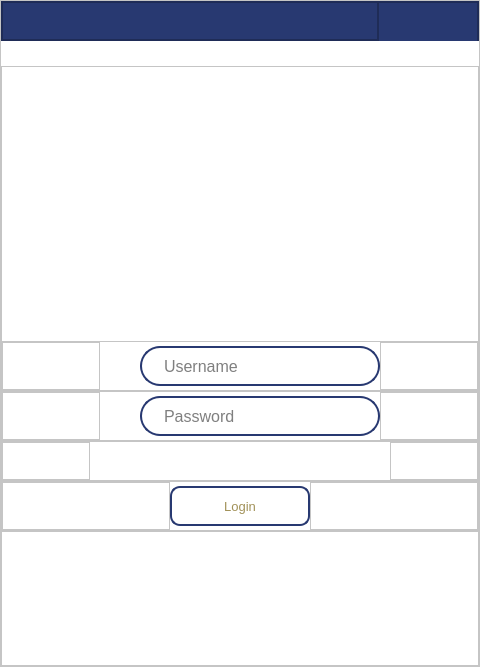
<?xml version="1.0" encoding="UTF-8"?>
<ui version="4.0">
 <class>Login_window</class>
 <widget class="QMainWindow" name="Login_window">
  <property name="geometry">
   <rect>
    <x>0</x>
    <y>0</y>
    <width>480</width>
    <height>667</height>
   </rect>
  </property>
  <property name="windowTitle">
   <string>MainWindow</string>
  </property>
  <widget class="QWidget" name="centralwidget">
   <layout class="QVBoxLayout" name="verticalLayout">
    <property name="spacing">
     <number>0</number>
    </property>
    <property name="leftMargin">
     <number>0</number>
    </property>
    <property name="topMargin">
     <number>0</number>
    </property>
    <property name="rightMargin">
     <number>0</number>
    </property>
    <property name="bottomMargin">
     <number>0</number>
    </property>
    <item>
     <widget class="QFrame" name="frame">
      <property name="maximumSize">
       <size>
        <width>480</width>
        <height>680</height>
       </size>
      </property>
      <property name="styleSheet">
       <string notr="true">background-color: rgb(255, 255, 255)</string>
      </property>
      <property name="frameShape">
       <enum>QFrame::StyledPanel</enum>
      </property>
      <property name="frameShadow">
       <enum>QFrame::Raised</enum>
      </property>
      <layout class="QVBoxLayout" name="verticalLayout_3">
       <property name="spacing">
        <number>0</number>
       </property>
       <property name="leftMargin">
        <number>0</number>
       </property>
       <property name="topMargin">
        <number>0</number>
       </property>
       <property name="rightMargin">
        <number>0</number>
       </property>
       <property name="bottomMargin">
        <number>0</number>
       </property>
       <item>
        <widget class="QFrame" name="frame_top">
         <property name="minimumSize">
          <size>
           <width>0</width>
           <height>40</height>
          </size>
         </property>
         <property name="maximumSize">
          <size>
           <width>16777215</width>
           <height>40</height>
          </size>
         </property>
         <property name="styleSheet">
          <string notr="true">background-color: rgb(40, 57, 113);</string>
         </property>
         <property name="frameShape">
          <enum>QFrame::StyledPanel</enum>
         </property>
         <property name="frameShadow">
          <enum>QFrame::Sunken</enum>
         </property>
         <layout class="QHBoxLayout" name="horizontalLayout_2">
          <property name="spacing">
           <number>0</number>
          </property>
          <property name="leftMargin">
           <number>0</number>
          </property>
          <property name="topMargin">
           <number>0</number>
          </property>
          <property name="rightMargin">
           <number>0</number>
          </property>
          <property name="bottomMargin">
           <number>0</number>
          </property>
          <item>
           <widget class="QFrame" name="frame_2">
            <property name="frameShape">
             <enum>QFrame::StyledPanel</enum>
            </property>
            <property name="frameShadow">
             <enum>QFrame::Raised</enum>
            </property>
           </widget>
          </item>
          <item>
           <widget class="QFrame" name="frame_7">
            <property name="minimumSize">
             <size>
              <width>100</width>
              <height>40</height>
             </size>
            </property>
            <property name="maximumSize">
             <size>
              <width>100</width>
              <height>40</height>
             </size>
            </property>
            <property name="frameShape">
             <enum>QFrame::StyledPanel</enum>
            </property>
            <property name="frameShadow">
             <enum>QFrame::Raised</enum>
            </property>
            <layout class="QHBoxLayout" name="horizontalLayout" stretch="0,0">
             <property name="spacing">
              <number>0</number>
             </property>
             <property name="leftMargin">
              <number>0</number>
             </property>
             <property name="topMargin">
              <number>0</number>
             </property>
             <property name="rightMargin">
              <number>0</number>
             </property>
             <property name="bottomMargin">
              <number>0</number>
             </property>
             <item>
              <widget class="QPushButton" name="btn_minimize">
               <property name="minimumSize">
                <size>
                 <width>40</width>
                 <height>40</height>
                </size>
               </property>
               <property name="maximumSize">
                <size>
                 <width>40</width>
                 <height>40</height>
                </size>
               </property>
               <property name="styleSheet">
                <string notr="true">QPushButton {
	image: url(:/20x20/icons/20x20/cil-minus.png);
	border: none;
	background-color: transparent;
}
QPushButton:hover {
	background-color: rgb(138, 123, 75);
}
QPushButton:pressed {	
	background-color: rgb(161, 145, 88);
}</string>
               </property>
               <property name="text">
                <string/>
               </property>
              </widget>
             </item>
             <item>
              <widget class="QPushButton" name="btn_close">
               <property name="minimumSize">
                <size>
                 <width>40</width>
                 <height>40</height>
                </size>
               </property>
               <property name="maximumSize">
                <size>
                 <width>40</width>
                 <height>40</height>
                </size>
               </property>
               <property name="styleSheet">
                <string notr="true">QPushButton {
	
	image: url(:/20x20/icons/20x20/cil-x.png);
	border: none;
	background-color: transparent;
}
QPushButton:hover {
	background-color: rgb(138, 123, 75);
}
QPushButton:pressed {	
	background-color: rgb(161, 145, 88);
}</string>
               </property>
               <property name="text">
                <string/>
               </property>
              </widget>
             </item>
            </layout>
           </widget>
          </item>
         </layout>
        </widget>
       </item>
       <item>
        <widget class="QFrame" name="frame_3">
         <property name="minimumSize">
          <size>
           <width>0</width>
           <height>300</height>
          </size>
         </property>
         <property name="maximumSize">
          <size>
           <width>16777215</width>
           <height>250</height>
          </size>
         </property>
         <property name="styleSheet">
          <string notr="true">image: url(:/login_logo/icons/user-4250 (1).png);</string>
         </property>
         <property name="frameShape">
          <enum>QFrame::StyledPanel</enum>
         </property>
         <property name="frameShadow">
          <enum>QFrame::Raised</enum>
         </property>
        </widget>
       </item>
       <item>
        <widget class="QFrame" name="frame_6">
         <property name="minimumSize">
          <size>
           <width>0</width>
           <height>50</height>
          </size>
         </property>
         <property name="maximumSize">
          <size>
           <width>16777215</width>
           <height>50</height>
          </size>
         </property>
         <property name="frameShape">
          <enum>QFrame::StyledPanel</enum>
         </property>
         <property name="frameShadow">
          <enum>QFrame::Raised</enum>
         </property>
         <layout class="QHBoxLayout" name="horizontalLayout_4">
          <property name="spacing">
           <number>0</number>
          </property>
          <property name="leftMargin">
           <number>0</number>
          </property>
          <property name="topMargin">
           <number>0</number>
          </property>
          <property name="rightMargin">
           <number>0</number>
          </property>
          <property name="bottomMargin">
           <number>0</number>
          </property>
          <item>
           <widget class="QFrame" name="frame_13">
            <property name="frameShape">
             <enum>QFrame::StyledPanel</enum>
            </property>
            <property name="frameShadow">
             <enum>QFrame::Raised</enum>
            </property>
           </widget>
          </item>
          <item>
           <widget class="QFrame" name="frame_4">
            <property name="minimumSize">
             <size>
              <width>40</width>
              <height>40</height>
             </size>
            </property>
            <property name="maximumSize">
             <size>
              <width>40</width>
              <height>40</height>
             </size>
            </property>
            <property name="styleSheet">
             <string notr="true">image: url(:/login_logo/icons/person-295.png);
background-color: transparent</string>
            </property>
            <property name="frameShape">
             <enum>QFrame::StyledPanel</enum>
            </property>
            <property name="frameShadow">
             <enum>QFrame::Raised</enum>
            </property>
           </widget>
          </item>
          <item>
           <widget class="QLineEdit" name="username">
            <property name="minimumSize">
             <size>
              <width>240</width>
              <height>40</height>
             </size>
            </property>
            <property name="maximumSize">
             <size>
              <width>240</width>
              <height>40</height>
             </size>
            </property>
            <property name="font">
             <font>
              <family>Segoe UI</family>
              <pointsize>12</pointsize>
             </font>
            </property>
            <property name="styleSheet">
             <string notr="true">QLineEdit{
	border: 2px solid rgb(40, 57, 113);
	border-radius: 20px;
	color: rgb(0, 0, 0);
	padding-left: 20px;
	padding-right: 20px;
	background-color: transparent;
}
QLineEdit:hover{
	border: 2px solid rgb(64, 92, 182)
}
QLineEdit:focus{
	border: 2px solid rgb(40, 57, 113);
	background-color: transparent
}</string>
            </property>
            <property name="placeholderText">
             <string>Username</string>
            </property>
           </widget>
          </item>
          <item>
           <widget class="QFrame" name="frame_14">
            <property name="frameShape">
             <enum>QFrame::StyledPanel</enum>
            </property>
            <property name="frameShadow">
             <enum>QFrame::Raised</enum>
            </property>
           </widget>
          </item>
         </layout>
        </widget>
       </item>
       <item>
        <widget class="QFrame" name="frame_8">
         <property name="minimumSize">
          <size>
           <width>0</width>
           <height>50</height>
          </size>
         </property>
         <property name="maximumSize">
          <size>
           <width>16777215</width>
           <height>50</height>
          </size>
         </property>
         <property name="frameShape">
          <enum>QFrame::StyledPanel</enum>
         </property>
         <property name="frameShadow">
          <enum>QFrame::Raised</enum>
         </property>
         <layout class="QHBoxLayout" name="horizontalLayout_3">
          <property name="spacing">
           <number>0</number>
          </property>
          <property name="leftMargin">
           <number>0</number>
          </property>
          <property name="topMargin">
           <number>0</number>
          </property>
          <property name="rightMargin">
           <number>0</number>
          </property>
          <property name="bottomMargin">
           <number>0</number>
          </property>
          <item>
           <widget class="QFrame" name="frame_18">
            <property name="frameShape">
             <enum>QFrame::StyledPanel</enum>
            </property>
            <property name="frameShadow">
             <enum>QFrame::Raised</enum>
            </property>
           </widget>
          </item>
          <item>
           <widget class="QFrame" name="frame_5">
            <property name="minimumSize">
             <size>
              <width>40</width>
              <height>40</height>
             </size>
            </property>
            <property name="maximumSize">
             <size>
              <width>40</width>
              <height>40</height>
             </size>
            </property>
            <property name="styleSheet">
             <string notr="true">image: url(:/login_logo/icons/padlock-328.png);
background-color: transparent</string>
            </property>
            <property name="frameShape">
             <enum>QFrame::StyledPanel</enum>
            </property>
            <property name="frameShadow">
             <enum>QFrame::Raised</enum>
            </property>
           </widget>
          </item>
          <item>
           <widget class="QLineEdit" name="password">
            <property name="minimumSize">
             <size>
              <width>240</width>
              <height>40</height>
             </size>
            </property>
            <property name="maximumSize">
             <size>
              <width>240</width>
              <height>40</height>
             </size>
            </property>
            <property name="font">
             <font>
              <family>Segoe UI</family>
              <pointsize>12</pointsize>
             </font>
            </property>
            <property name="styleSheet">
             <string notr="true">QLineEdit{
	border: 2px solid rgb(40, 57, 113);
	border-radius: 20px;
	color: rgb(0, 0, 0);
	padding-left: 20px;
	padding-right: 20px;
	background-color: transparent;
}
QLineEdit:hover{
	border: 2px solid rgb(64, 92, 182)
}
QLineEdit:focus{
	border: 2px solid rgb(40, 57, 113);
	background-color: transparent
}</string>
            </property>
            <property name="echoMode">
             <enum>QLineEdit::Password</enum>
            </property>
            <property name="placeholderText">
             <string>Password</string>
            </property>
           </widget>
          </item>
          <item>
           <widget class="QFrame" name="frame_20">
            <property name="frameShape">
             <enum>QFrame::StyledPanel</enum>
            </property>
            <property name="frameShadow">
             <enum>QFrame::Raised</enum>
            </property>
           </widget>
          </item>
         </layout>
        </widget>
       </item>
       <item>
        <widget class="QFrame" name="frame_17">
         <property name="minimumSize">
          <size>
           <width>0</width>
           <height>40</height>
          </size>
         </property>
         <property name="maximumSize">
          <size>
           <width>16777215</width>
           <height>40</height>
          </size>
         </property>
         <property name="frameShape">
          <enum>QFrame::StyledPanel</enum>
         </property>
         <property name="frameShadow">
          <enum>QFrame::Raised</enum>
         </property>
         <layout class="QHBoxLayout" name="horizontalLayout_6">
          <property name="spacing">
           <number>0</number>
          </property>
          <property name="leftMargin">
           <number>0</number>
          </property>
          <property name="topMargin">
           <number>0</number>
          </property>
          <property name="rightMargin">
           <number>0</number>
          </property>
          <property name="bottomMargin">
           <number>0</number>
          </property>
          <item>
           <widget class="QFrame" name="frame_21">
            <property name="frameShape">
             <enum>QFrame::StyledPanel</enum>
            </property>
            <property name="frameShadow">
             <enum>QFrame::Raised</enum>
            </property>
           </widget>
          </item>
          <item>
           <widget class="QLabel" name="label">
            <property name="minimumSize">
             <size>
              <width>300</width>
              <height>30</height>
             </size>
            </property>
            <property name="maximumSize">
             <size>
              <width>300</width>
              <height>30</height>
             </size>
            </property>
            <property name="font">
             <font>
              <family>Segoe UI</family>
              <pointsize>10</pointsize>
              <weight>50</weight>
              <bold>false</bold>
              <strikeout>false</strikeout>
              <kerning>false</kerning>
             </font>
            </property>
            <property name="styleSheet">
             <string notr="true">QLabel{
	color: rgb(161, 145, 88);
	padding-left: 20px;
	padding-right: 20px;
	background-color: transparent;
}</string>
            </property>
            <property name="text">
             <string/>
            </property>
            <property name="alignment">
             <set>Qt::AlignCenter</set>
            </property>
           </widget>
          </item>
          <item>
           <widget class="QFrame" name="frame_19">
            <property name="frameShape">
             <enum>QFrame::StyledPanel</enum>
            </property>
            <property name="frameShadow">
             <enum>QFrame::Raised</enum>
            </property>
           </widget>
          </item>
         </layout>
        </widget>
       </item>
       <item>
        <widget class="QFrame" name="frame_9">
         <property name="minimumSize">
          <size>
           <width>0</width>
           <height>50</height>
          </size>
         </property>
         <property name="maximumSize">
          <size>
           <width>16777215</width>
           <height>50</height>
          </size>
         </property>
         <property name="frameShape">
          <enum>QFrame::StyledPanel</enum>
         </property>
         <property name="frameShadow">
          <enum>QFrame::Raised</enum>
         </property>
         <layout class="QHBoxLayout" name="horizontalLayout_5">
          <property name="spacing">
           <number>0</number>
          </property>
          <property name="leftMargin">
           <number>0</number>
          </property>
          <property name="topMargin">
           <number>0</number>
          </property>
          <property name="rightMargin">
           <number>0</number>
          </property>
          <property name="bottomMargin">
           <number>0</number>
          </property>
          <item>
           <widget class="QFrame" name="frame_15">
            <property name="frameShape">
             <enum>QFrame::StyledPanel</enum>
            </property>
            <property name="frameShadow">
             <enum>QFrame::Raised</enum>
            </property>
           </widget>
          </item>
          <item>
           <widget class="QPushButton" name="btn_login">
            <property name="minimumSize">
             <size>
              <width>137</width>
              <height>40</height>
             </size>
            </property>
            <property name="maximumSize">
             <size>
              <width>140</width>
              <height>40</height>
             </size>
            </property>
            <property name="font">
             <font>
              <family>Segoe UI</family>
              <pointsize>10</pointsize>
             </font>
            </property>
            <property name="styleSheet">
             <string notr="true">QPushButton{
	border: 2px solid rgb(40, 57, 113);
	border-radius: 10px;
	color: rgb(161, 145, 88);
	padding-left: 20px;
	padding-right: 20px;
}
QPushButton:hover{
	border: 2px solid rgb(64, 92, 182)
}
QPushButton:focus{
	border: 2px solid rgb(40, 57, 113);
}
QPushButton:pressed{
	background-color: rgb(40, 57, 113);
	color: rgb(255, 255, 255);
}</string>
            </property>
            <property name="text">
             <string>Login</string>
            </property>
           </widget>
          </item>
          <item>
           <widget class="QFrame" name="frame_16">
            <property name="frameShape">
             <enum>QFrame::StyledPanel</enum>
            </property>
            <property name="frameShadow">
             <enum>QFrame::Raised</enum>
            </property>
           </widget>
          </item>
         </layout>
        </widget>
       </item>
       <item>
        <widget class="QFrame" name="frame_10">
         <property name="frameShape">
          <enum>QFrame::StyledPanel</enum>
         </property>
         <property name="frameShadow">
          <enum>QFrame::Raised</enum>
         </property>
        </widget>
       </item>
      </layout>
     </widget>
    </item>
   </layout>
  </widget>
 </widget>
 <resources>
  <include location="files_rc.qrc"/>
 </resources>
 <connections/>
</ui>
